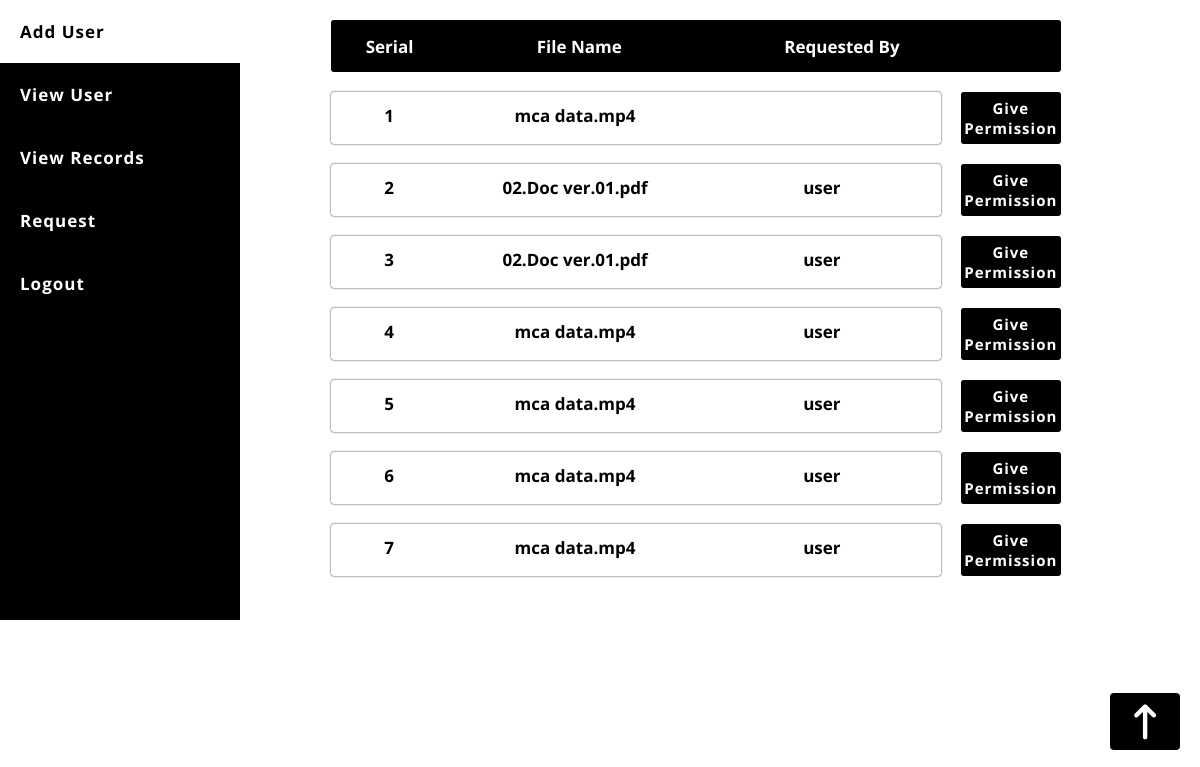
The page /admin/requests/index.php on the database its author committed.
### tables this page shows
CREATE TABLE `requests` (
  `id` int(11) NOT NULL,
  `File_Name` varchar(100) NOT NULL,
  `User` varchar(50) DEFAULT NULL
);

### admin/requests/index.php (the view, shortened to what this page needs)
<?php
    include_once "../components/header-2.php";
    $database = new Database();
    $db = $database->connect();
    $query = "SELECT * FROM `requests`";
    $stmt = $db->prepare($query);
    $stmt->execute();
    $serial = 0;
?>
    <div id="container">
        <div id="content">
            <div id="sidebar">
                <nav>
                    <ul>
                        <a href="../add-user/"><li>Add User</li></a>
                        <a href="../view-user/"><li>View User</li></a>
                        <a href="../view-records/"><li>View Records</li></a>
                        <a href="../requests/"><li>Request</li></a>
                        <a href="../redirect.php"><li>Logout</li></a>
                    </ul>
                </nav>
            </div>
            <div id="main">
                <div id="request">
                    <div class="heading">
                        <div class="serial">
                            <h4>Serial</h4>
                        </div>
                        <div class="username">
                            <h4>File Name</h4>
                        </div>
                        <div class="password">
                            <h4>Requested By</h4>
                        </div>
                        <div class="action">
                        </div>
                    </div>
                    <div id="requestedFiles">
                <?php
                    while($row = $stmt->fetch(PDO::FETCH_ASSOC)) {
                        $serial = $serial + 1;
                ?>
                        <div class="files">
                            <div class="data">
                                <div class="serial">
                                    <h4><?php echo $serial; ?></h4>
                                </div>
                                <div class="fileName">
                                    <h4><?php echo $row["File_Name"]; ?></h4>
                                </div>
                                <div class="user">
                                    <h4><?php echo $row["User"]; ?></h4>
                                </div>
                            </div>
                            <div class="permission">
                                <a href="../requests/request.php?id=<?php echo $row["id"]; ?>"><button>Give Permission</button></a>
                            </div>
                        </div>
                <?php } ?>
                    </div>
                </div>
                <div id="pageUp">
                   <a href="#page"><i class="fa-solid fa-arrow-up-long"></i></a>
                </div>
            </div>
        </div>
    </div>
<?php
    include_once "../components/footer.php";
?>

### admin/components/header-2.php (shortened to what this page needs)
<!DOCTYPE html>
<html lang="en">
<head>
    <link rel="stylesheet" href="https://cdnjs.cloudflare.com/ajax/libs/font-awesome/6.2.0/css/all.min.css">
    <link rel="stylesheet" href="../css/main.css">
    <link rel="stylesheet" href="../css/index.css">
    <link rel="stylesheet" href="../css/view-records.css">
    <link rel="stylesheet" href="../css/add-user.css">
    <link rel="stylesheet" href="../css/view-users.css">
    <link rel="stylesheet" href="../css/requests.css">
    <link rel="stylesheet" href="../css/pageUp.css">
</head>
<body>

### admin/components/footer.php
</body>
</html>

### admin/css/main.css (style rules this page uses)
* { font-family: 'Open Sans', sans-serif; margin: 0; padding: 0; text-decoration: none; margin:0; padding:0; }

### admin/css/index.css (style rules this page uses)
html { transition: ease; scroll-behavior: smooth; }
a { color: white; }
#content { display: flex; width: 100%; height: 620px; }
#sidebar { width:20%; background-color:black }
#sidebar nav { margin-bottom:30px; }
#sidebar ul { list-style:none; width: 100.8%; }
#sidebar ul li { font-size:17px; font-weight:bold; letter-spacing:1px; padding:20px; }
#main #pageUp a { color:white; }

### admin/css/view-records.css (style rules this page uses)
#main { width: 76%; overflow-x: hidden; }

### admin/css/requests.css (style rules this page uses)
#request { width: 80%; margin: auto; display: flex; flex-direction: column; }
#request .heading { margin-top:20px; display:flex; border-radius:3px; font-size:17px; width: 100%; list-style:none; float:left; text-align:center; background-color:black; color: white; cursor: pointer; }
#request .heading .serial { padding:2%; width: 18%; }
#request .heading .username { padding:2%; width: 48%; }
#request .heading .password { padding:2%; width: 48%; }
#request .heading .action { padding:2%; width: 12%; }
#request #requestedFiles .files { display: flex; }
#request #requestedFiles .files .data { margin-top:20px; display:flex; border-radius:3px; font-size:17px; width: 100%; list-style:none; float:left; box-shadow:0 0 2px 0; text-align:center; cursor: pointer; }
#request #requestedFiles .files .data .serial { padding:2%; width: 15%; }
#request #requestedFiles .files .data .fileName { padding:2%; width: 38%; }
#request #requestedFiles .files .data .user { padding:2%; width: 35%; }
#request #requestedFiles .files .permission button { margin-top:20px; margin-left:20px; width: 100px; height: 52px; font-size: 15px; font-weight: bold; letter-spacing: 1px; border: none; background: black; color: white; border-radius: 3px; transition: 0.3s; }

### admin/css/pageUp.css (style rules this page uses)
#pageUp { width:60px; font-size:35px; border-radius:4px; padding:0.4%; text-align:center; position:fixed; bottom: 50px; right:20px; background:black; transition: 0.3s; }
#main #pageUp a { color:white; }

### rows shown on the page
requests: File_Name "mca data.mp4"
requests: File_Name "02.Doc ver.01.pdf", User "user"
requests: File_Name "02.Doc ver.01.pdf", User "user"
requests: File_Name "mca data.mp4", User "user"
requests: File_Name "mca data.mp4", User "user"
requests: File_Name "mca data.mp4", User "user"
requests: File_Name "mca data.mp4", User "user"
